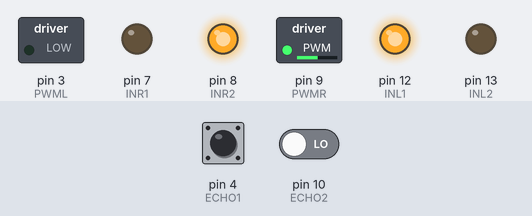
Bench run of a sketch on a simulated Arduino Uno, built with avr-gcc and run on an emulated ATmega328P. Parts: switched loads named in the sketch (green lamp = pin HIGH), output pins drawn as LEDs (lit = HIGH). The inputs (shaded band) are chosen by the test bench; at power-on: pin 4 (ECHO1) LOW, pin 10 (ECHO2) LOW. Pins used as bus, display or sensor lines are not drawn.

Above: at 6.5 s.
6.6 s: pin 4 (ECHO1) pulsed HIGH 2 times (0.12 s each, 0.3 s apart)
At 9.3 s:
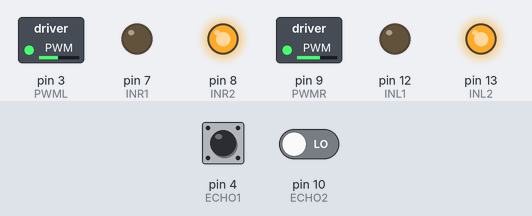
At 10.33 s:
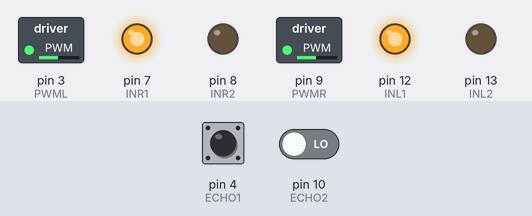
Timing chart, 0 to 15.0 s (numbered marks = the images above; inputs shaded):
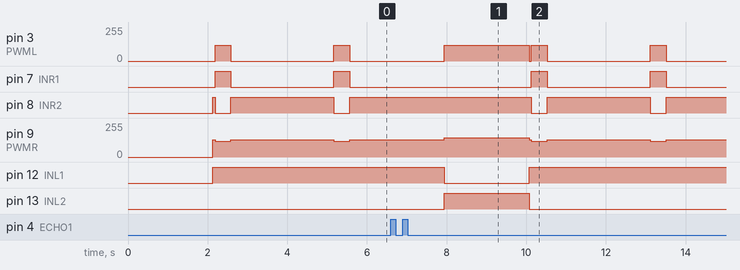

Measured:
- after the input at 6.6 s, pin 9 (PWMR): 130/255 → 145/255 after 1.3 s, → 120/255 2.1 s later, → 130/255 0.46 s later, → 120/255 2.6 s later, … (5 changes in this stretch); pin 12 (INL1): HIGH → LOW after 1.3 s, → HIGH 2.1 s later; pin 13 (INL2): LOW → HIGH after 1.3 s, → LOW 2.1 s later
- by itself, pin 7 (INR1): alternates HIGH for 0.40 s and LOW for 2.6 s
- by itself, pin 8 (INR2): alternates HIGH for 2.6 s and LOW for 0.40 s
- by itself, pin 9 (PWMR): alternates 130/255 for 2.6 s and 120/255 for 0.43 s

The sketch:

maze-solver.ino
```cpp
  //left motor setup
  #define INL1 12
  #define INL2 13
  #define PWML 3

  //right motor setup
  #define INR1 7
  #define INR2 8
  #define PWMR 9

  //HCSR1 setup
  #define TRIG1 6
  #define ECHO1 4
  #define TRIG2 2
  #define ECHO2 10
void setup() {
  // put your setup code here, to run once:

  pinMode(PWML,OUTPUT);
  pinMode(PWMR,OUTPUT);
  pinMode(INL1,OUTPUT);
  pinMode(INL2,OUTPUT);
  pinMode(INR1,OUTPUT);
  pinMode(INR2,OUTPUT);

  Serial.begin (9600);
  pinMode(TRIG1, OUTPUT);
  pinMode(ECHO1, INPUT);
  pinMode(TRIG2, OUTPUT);
  pinMode(ECHO2, INPUT);
}

long sure, uzklk, onMesafe, sagMesafe;
long threedata[3];
unsigned long interval = 0;
void loop() {
  onMesafe = distanceFront();
  sagMesafe = distanceRight();
  if(sagMesafe < 7){
    turnLeftFor(55);
  }
  if(onMesafe < 10){
      backward();
  }
  if(onMesafe >= 20 && sagMesafe <= 20){
    if(sagMesafe < 7){
      turnLeftFor(55);
    }
    forward();
  }
  if(onMesafe >= 20 && sagMesafe > 25){
    delay(250);//250
    fullStop();
    turnRight();
    delay(330);//310
    fullStop();
    delay(320);//300
    forwardFor(275);//275
  }
  if(onMesafe < 20 && sagMesafe <= 20){
    backFor(400);
    turnLeft();
    delay(400);
  }
  if(onMesafe < 20 && sagMesafe > 20){
    if(onMesafe < 7){
      backward();
    }
    else{
      backFor(200);
      turnLeft90();
    }
  }
}
long distanceFront(){
  long uzklk1,uzklk2,uzklk3;
  digitalWrite(TRIG1, LOW);
  delay(5);
  digitalWrite(TRIG1, HIGH);
  delay(10);
  digitalWrite(TRIG1, LOW);
  sure = pulseIn(ECHO1, HIGH);
  uzklk1 = (sure/2)/ 29.1;
  uzklk2 = (sure/2)/ 29.1;
  uzklk3 = (sure/2)/ 29.1;
  uzklk = (uzklk1+uzklk2+uzklk3)/3;
  delay(50);
  return uzklk;
}
long distanceRight(){
  long uzklk1,uzklk2,uzklk3;
  digitalWrite(TRIG2, LOW);
  delay(5);
  digitalWrite(TRIG2, HIGH);
  delay(10);
  digitalWrite(TRIG2, LOW);
  sure = pulseIn(ECHO2, HIGH);
  uzklk1 = (sure/2)/ 29.1;
  uzklk2 = (sure/2)/ 29.1;
  uzklk3 = (sure/2)/ 29.1;
  uzklk = (uzklk1+uzklk2+uzklk3)/3;
  delay(50);
  return uzklk;
}
void backward() {
  digitalWrite(INL1, HIGH);
  digitalWrite(INR1, HIGH);
  digitalWrite(INL2, LOW);
  digitalWrite(INR2, LOW);
  analogWrite(PWML,120);
  analogWrite(PWMR,120);

}
void fullForward() {
  digitalWrite(INL1, LOW);
  digitalWrite(INR1, LOW);
  digitalWrite(INL2, HIGH);
  digitalWrite(INR2, HIGH);
  analogWrite(PWML,120);
  analogWrite(PWMR,120);
}
void forward() {
  digitalWrite(INL1, LOW);
  digitalWrite(INR1, LOW);
  digitalWrite(INL2, HIGH);
  digitalWrite(INR2, HIGH);
  analogWrite(PWML,120);//105
  analogWrite(PWMR,145);
}

void fullStop() {
  digitalWrite(INL1, LOW);
  digitalWrite(INR1, LOW);
  digitalWrite(INL2, LOW);
  digitalWrite(INR2, LOW);

  analogWrite(PWML,0);
  analogWrite(PWMR,0);

}

void turnRight() {
  digitalWrite(INL1, LOW);
  digitalWrite(INR1, LOW);
  digitalWrite(INL2, HIGH);
  digitalWrite(INR2, HIGH);
  analogWrite(PWML,110);
  analogWrite(PWMR,0);
}
void turnRight90() {
  turnRight();
  delay(900);
  fullStop();
}
void turnLeft() {
  digitalWrite(INL1, HIGH);
  digitalWrite(INR1, LOW);
  digitalWrite(INL2, LOW);
  digitalWrite(INR2, HIGH);

  analogWrite(PWML,0);
  analogWrite(PWMR,130);
}
void turnLeft90() {
  turnLeft();
  delay(800);
  fullStop();
}
//smart commands
void turnLeft180() {
  turnLeft();
  delay(950);
  fullStop();
}
int turnLeftFor(int leftTime) {
  turnLeft();
  delay(leftTime);
  fullStop();
}
void forwardFor(int forwardTime) {
  fullForward();
  delay(forwardTime);
  fullStop();
}
void backFor(int backTime) {
  backward();
  delay(backTime);
  fullStop();
}
void rotateLeft() {
  digitalWrite(INL1, LOW);
  digitalWrite(INR1, LOW);
  digitalWrite(INL2, HIGH);
  digitalWrite(INR2, HIGH);
  analogWrite(PWML,125);
  analogWrite(PWMR,147);
}
void rotateRight() {
  digitalWrite(INL1, LOW);
  digitalWrite(INR1, LOW);
  digitalWrite(INL2, HIGH);
  digitalWrite(INR2, HIGH);
  analogWrite(PWML,140);
  analogWrite(PWMR,140);
}
```
